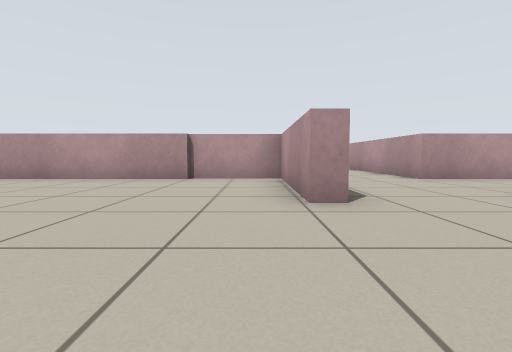
view 1 (above)

24 first-person views from a walk through a robot-simulator world made for Stage. The camera is 0.5 m above the floor, tilts 4° down and sees 85° across. Floor lines are 1 m apart. The floor is counted in squares, 1 m on a side. Each view is taken from the middle of a square. On the plan, view 1 faces up. The plan holds only what a view shows up to about 9 squares ahead; the rest is blank. The place goes on beyond the plan. Robots are left out.

view 2
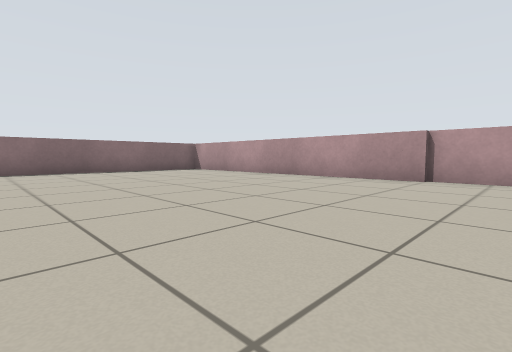

view 3
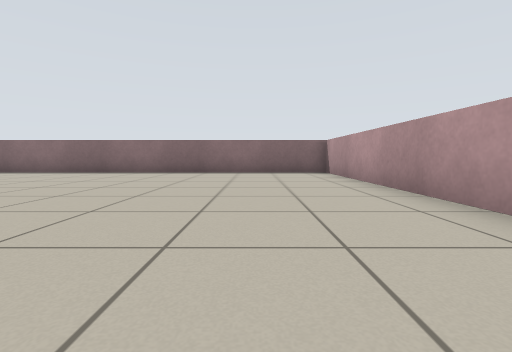

view 4
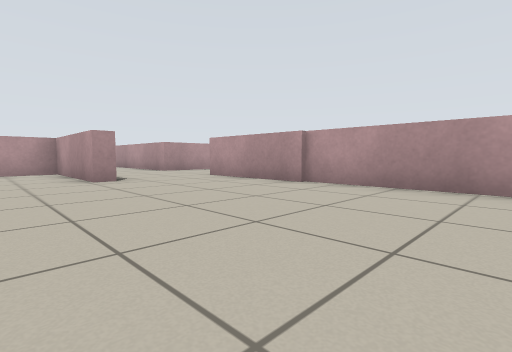

view 5
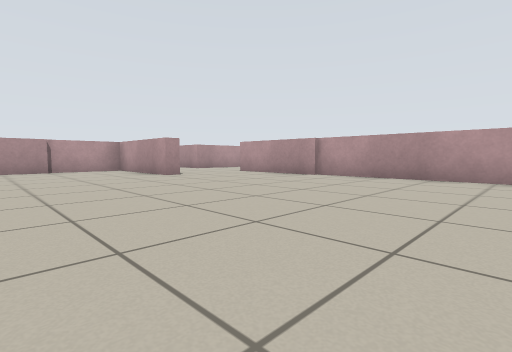

view 6
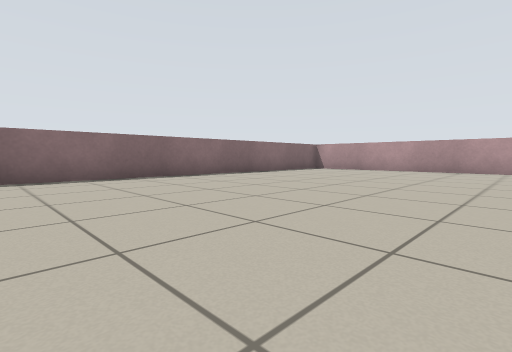

view 7
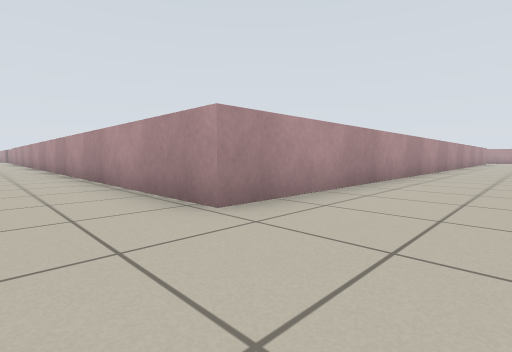

view 8
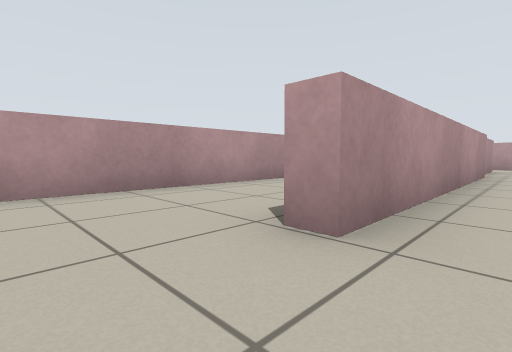

view 9
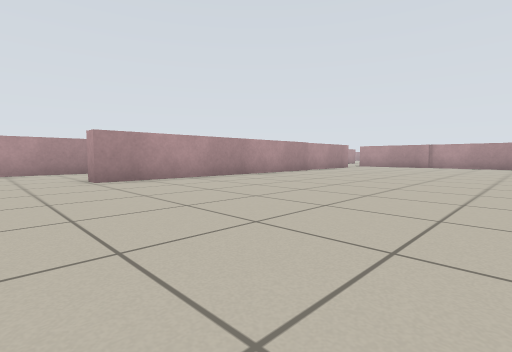

view 10
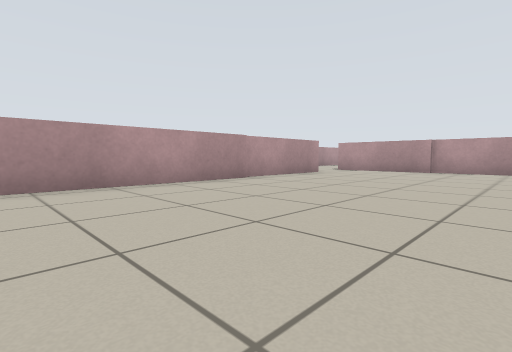

view 11
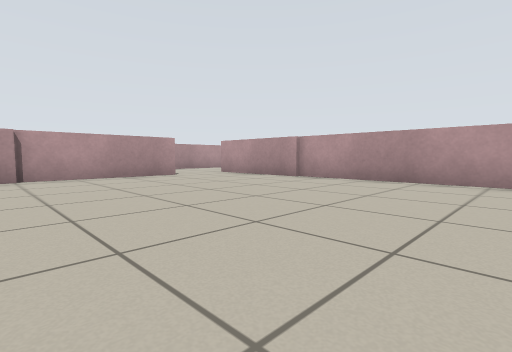

view 12
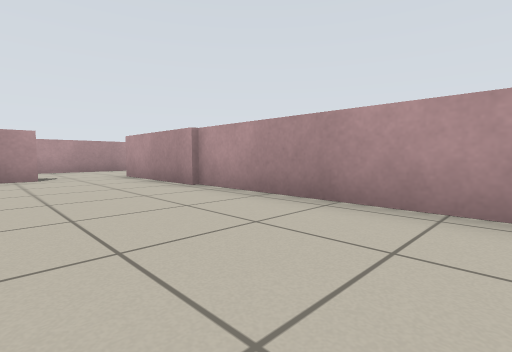

view 13
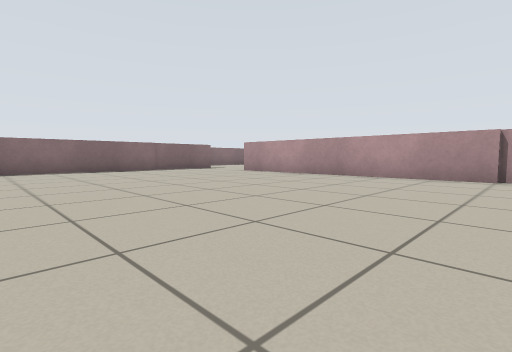

view 14
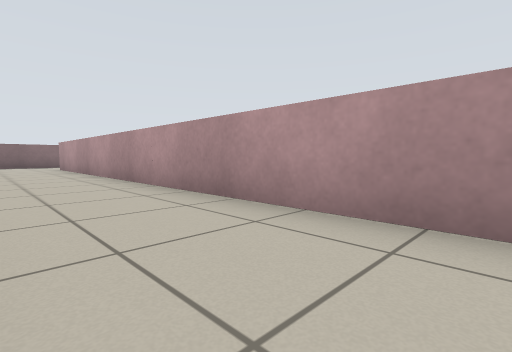

view 15
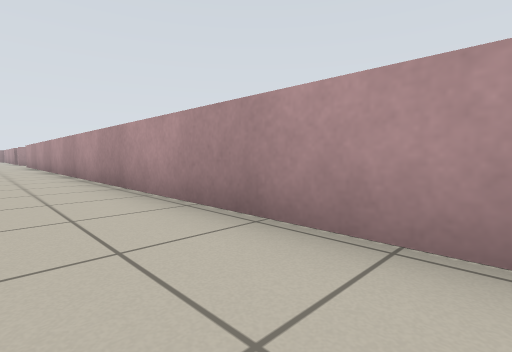

view 16
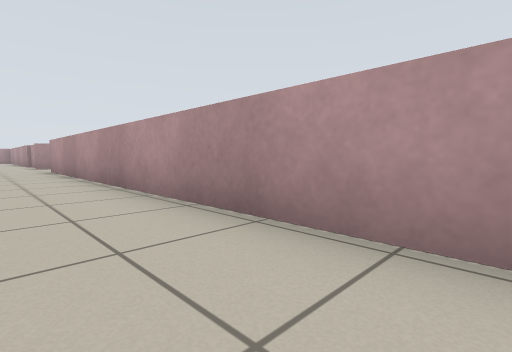

view 17
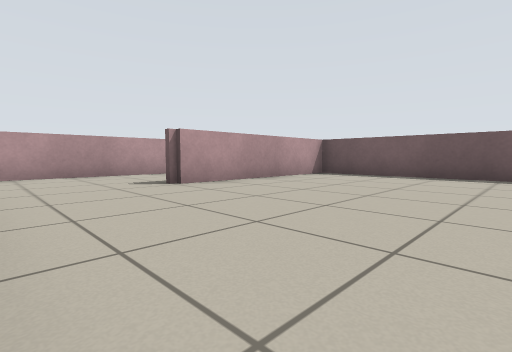

view 18
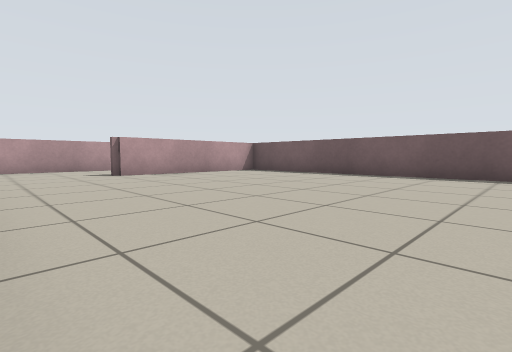

view 19
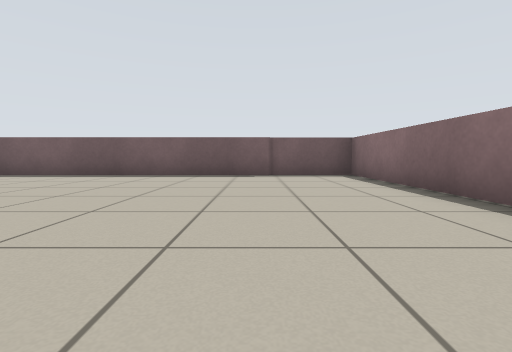

view 20
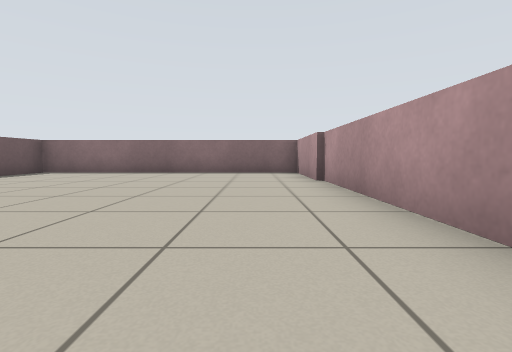

view 21
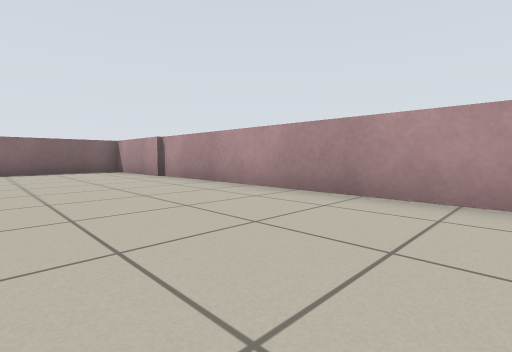

view 22
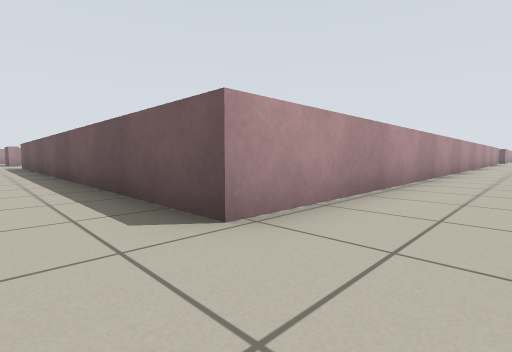

view 23
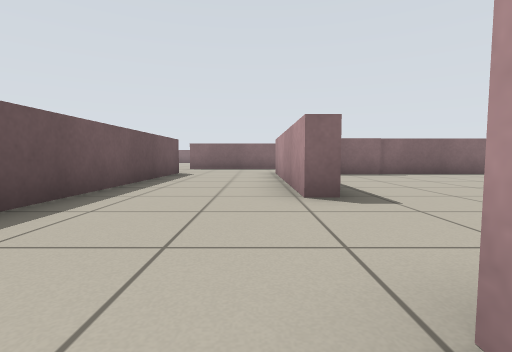

view 24
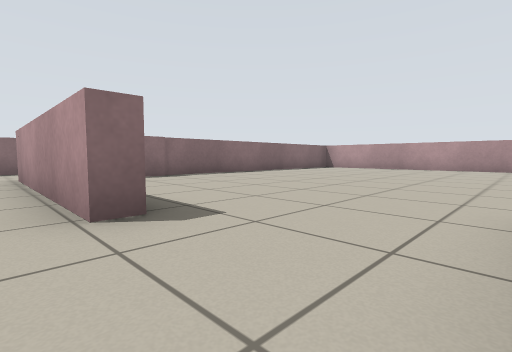

### Floor plan
Key: @ floor where view 1 was taken; # wall or solid block; . floor; = window, fence, low wall or low ledge.
Columns run from 10 left of view 1 to 19 right of it. Each row starts with its distance up from view 1.
 42                     #
 41                    ..
 40                   ...
 39                  .....
 38                 ......
 37               =.......
 36               =.......
 35               =.......
 34               =.......
 33               =.......
 32               =.......
 31            =..#====...=
 30            =...........
 29             ..........
 28 #========== ..........==
 27 #.............========
 26 #.............=
 25 #.............=
 24 #..........=..=
 23 #..........=..=
 22 #..........=..=
 21 #..........=..=
 20 #..........=..=
 19 #===========..=
 18             ..=
 17             ..=
 16             ..=
 15             ..=
 14             ..=
 13             ..=
 12             ..=
 11             ..=
 10             ..=
  9             ..=
  8             ..=
  7          == ..=
  6 #=========.=..================
  5 #..........=..................
  4 #..........=..................
  3 #..........=..=..===========.=
  2 #.............=..............=
  1 #.............=..............=
  0 #.........@...=..............=
 -1 #.............=..............=
 -2 #.............=..............=
 -3 #.............=..............=
 -4 #.............=..............=

Where each view was taken, in squares from view 1:
view 1: 0 up, 0 right, facing up
view 2: 0 up, 0 right, facing up-left
view 3: 4 up, 1 left, facing left
view 4: 3 down, 1 left, facing up-right
view 5: 4 down, 3 left, facing up-right
view 6: 4 down, 3 left, facing up-left
view 7: 4 up, 2 right, facing up-right
view 8: 2 up, 5 right, facing up-right
view 9: 3 down, 5 right, facing up-right
view 10: 2 down, 9 right, facing up-right
view 11: 4 down, 13 right, facing up-right
view 12: 4 down, 16 right, facing up-right
view 13: 4 down, 14 right, facing up-left
view 14: 4 up, 16 right, facing up-left
view 15: 11 up, 2 right, facing up-right
view 16: 17 up, 2 right, facing up-right
view 17: 27 up, 4 left, facing down-right
view 18: 27 up, 7 left, facing down-right
view 19: 27 up, 7 left, facing down
view 20: 26 up, 1 left, facing left
view 21: 24 up, 0 right, facing up-left
view 22: 29 up, 2 right, facing down-right
view 23: 30 up, 12 right, facing left
view 24: 30 up, 11 right, facing up-left
